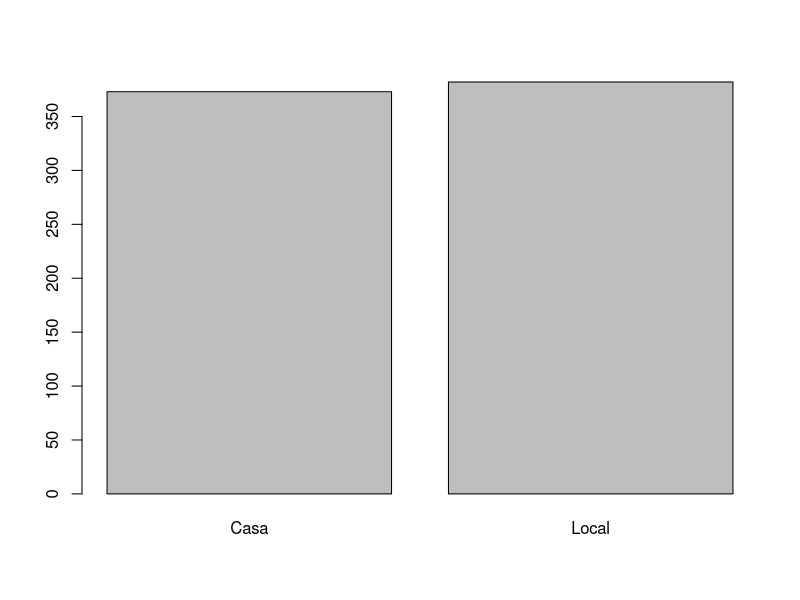
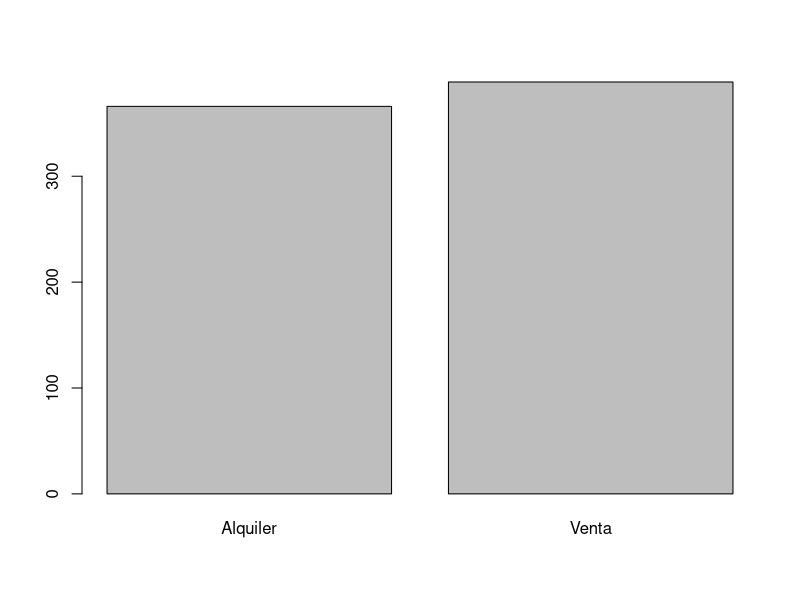
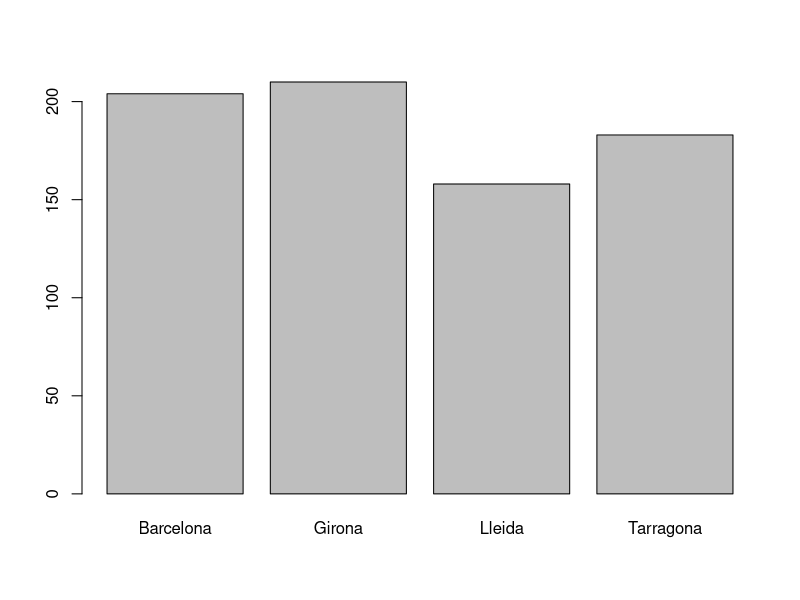
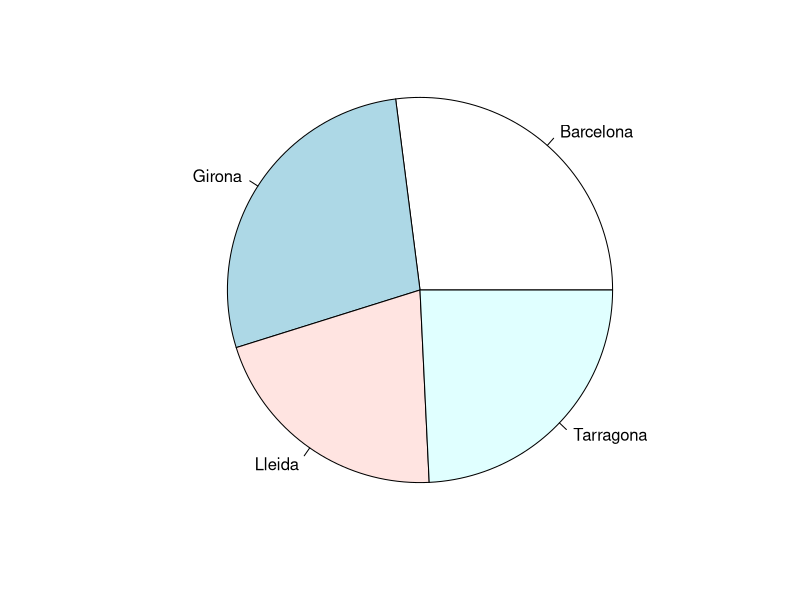
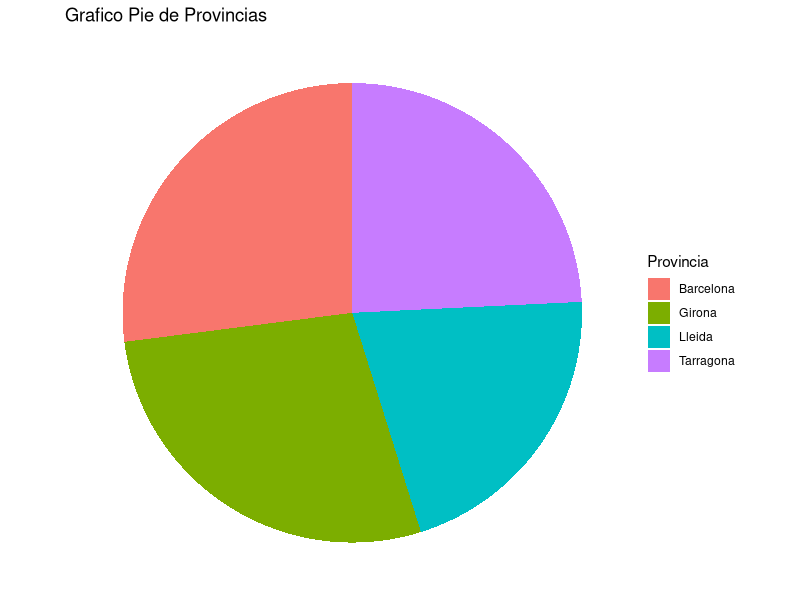

The R source for these figures, in order:
    
# Tarea 1 de Inferencia 2021
# Lizzeth Gomez Rodriguez
#
    library("readxl")
    library("dplyr")
    library("psych")
    library("ggplot2")
    
    #--------------------------------------------
    # 1. Leer los datos
    setwd("C:/Users/GOMEZ/Documents/Ciencias/Inferencia/Estadistica_I")
    df <- readxl::read_excel("BASE.xlsx")
    
    # NOTA: 
    # El archivo aqui usado es de extension .xlsx sin embargo en caso de 
    # utilizar el archivo de extension .csv las variables numéricas apareceran 
    # en formato string por lo que se deberán hacer las modificaciones correspondientes. 
    # (Se recomienda usar gsub())
    
    
    #--------------------------------------------------
    # 2. TABULADOS DE VARIABES CATEGORICAS Y GRAFICOS
    head(df)
    
    # Tipo de Inmueble
    table_A <- table(df$Tipo_de_Inmueble)
    table_A
    barplot(table_A)
    
    # Operaci?n
    table_B <- table(df$Operacion)
    table_B
    barplot(table_B)
    
    # Provincia
    table_C <- table(df$Provincia)
    table_C
    barplot(table_C)
    
    # Tabulado extra de todas las categoricas
    table <- table(df$Tipo_de_Inmueble,df$Operacion, df$Provincia)
    ftable(table)
    
    # Pregunta, como podemo visualizar las tres figuras en una sola impresion?
    # Digamos en el mismo Canva
    
    #----------------------------------------------------------------------
    # 3.GRAFICA POR PROVINCIA
    pie(table_C,radius = 1)
    
    ggplot2::ggplot(df, aes(x = "", fill= Provincia))+
        geom_bar(width = 1)+
        coord_polar("y")+
        labs(title = "Grafico Pie de Provincias")+
        theme_void()
    #La neta no se como meter los porcentajes aqui
    
    
    #----------------------------------------------------------
    # 4.MEDIDAS DE TENDENCIA CENTRAL
    summary(df$Superficie) #Media y mediana
    
    # Superficie
    # Percentiles 10%, 20% 50% 75%
    quantile(df$Superficie)
    quantile(df$Superficie, 0.9) # percentil 90%
    
    # Precio de Venta
    # Percentiles 10%, 20% 50% 75%
    quantile(df$Precio_Venta)
    quantile(df$Precio_Venta, 0.9) # percentil 90%
    
    #--------------------------------------------------------------
    # 5.MEDIDAS DE DISPERSION
    # Superficie
    var(df$Superficie) #Varianza
    sd(df$Superficie)  #Desviacion Estandar
    IQR(df$Superficie) #Rango Intercuartil
    
    #Precio de Venta
    var(df$Precio_Venta) #Varianza
    sd(df$Precio_Venta)  #Desviacion Estandar
    IQR(df$Precio_Venta) #Rango Intercuartil
    
    #-----------------------------------------------------------
    # 6.COEFICIENTE DE ASIMETR?A
    # Superficie
    psych::skew(df$Superficie)
    # Como el CA < 0 ent. est? sesgada a la derecha.
    # Sin embargo se observa que el coeficiente est? muy cercano a cero.
    
    # Precio de Venta
    psych::skew(df$Precio_Venta)
    # Como CA > 0 ent. el sesgo es a la izquierda 
    
    #--------------------------------------------------------------
    # 7.COEFICIENTE DE KURTOSIS 
    # Superficie
    psych::kurtosi(df$Superficie)
    #Como la kurtosis resulto menor a cero, entonces la distribucion es platocurtica
    
    # Precio de venta
    psych::kurtosi(df$Precio_Venta)
    # Como CA < 0 ent. la distribuci?n es platocurtica 
    
    
    

    
    
    
    